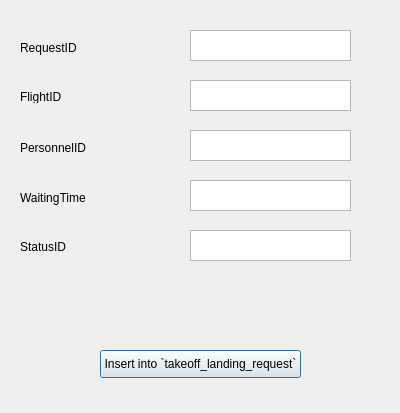
<?xml version="1.0" encoding="UTF-8"?>
<ui version="4.0">
 <class>TakeoffDialog</class>
 <widget class="QDialog" name="TakeoffDialog">
  <property name="geometry">
   <rect>
    <x>0</x>
    <y>0</y>
    <width>400</width>
    <height>413</height>
   </rect>
  </property>
  <property name="windowTitle">
   <string>Dialog</string>
  </property>
  <widget class="QTextEdit" name="RequestID">
   <property name="geometry">
    <rect>
     <x>190</x>
     <y>30</y>
     <width>161</width>
     <height>31</height>
    </rect>
   </property>
  </widget>
  <widget class="QTextEdit" name="FlightID">
   <property name="geometry">
    <rect>
     <x>190</x>
     <y>80</y>
     <width>161</width>
     <height>31</height>
    </rect>
   </property>
  </widget>
  <widget class="QTextEdit" name="PersonnelID">
   <property name="geometry">
    <rect>
     <x>190</x>
     <y>130</y>
     <width>161</width>
     <height>31</height>
    </rect>
   </property>
  </widget>
  <widget class="QTextEdit" name="WaitingTime">
   <property name="geometry">
    <rect>
     <x>190</x>
     <y>180</y>
     <width>161</width>
     <height>31</height>
    </rect>
   </property>
  </widget>
  <widget class="QTextEdit" name="StatusID">
   <property name="geometry">
    <rect>
     <x>190</x>
     <y>230</y>
     <width>161</width>
     <height>31</height>
    </rect>
   </property>
  </widget>
  <widget class="QLabel" name="label">
   <property name="geometry">
    <rect>
     <x>20</x>
     <y>40</y>
     <width>61</width>
     <height>16</height>
    </rect>
   </property>
   <property name="text">
    <string>RequestID</string>
   </property>
  </widget>
  <widget class="QLabel" name="label_2">
   <property name="geometry">
    <rect>
     <x>20</x>
     <y>90</y>
     <width>47</width>
     <height>13</height>
    </rect>
   </property>
   <property name="text">
    <string>FlightID</string>
   </property>
  </widget>
  <widget class="QLabel" name="label_3">
   <property name="geometry">
    <rect>
     <x>20</x>
     <y>140</y>
     <width>71</width>
     <height>16</height>
    </rect>
   </property>
   <property name="text">
    <string>PersonnelID</string>
   </property>
  </widget>
  <widget class="QLabel" name="label_4">
   <property name="geometry">
    <rect>
     <x>20</x>
     <y>190</y>
     <width>91</width>
     <height>16</height>
    </rect>
   </property>
   <property name="text">
    <string>WaitingTime</string>
   </property>
  </widget>
  <widget class="QLabel" name="label_5">
   <property name="geometry">
    <rect>
     <x>20</x>
     <y>240</y>
     <width>47</width>
     <height>13</height>
    </rect>
   </property>
   <property name="text">
    <string>StatusID</string>
   </property>
  </widget>
  <widget class="QPushButton" name="takeoffButton">
   <property name="geometry">
    <rect>
     <x>100</x>
     <y>350</y>
     <width>201</width>
     <height>28</height>
    </rect>
   </property>
   <property name="text">
    <string>Insert into `takeoff_landing_request`</string>
   </property>
  </widget>
 </widget>
 <resources/>
 <connections/>
</ui>
